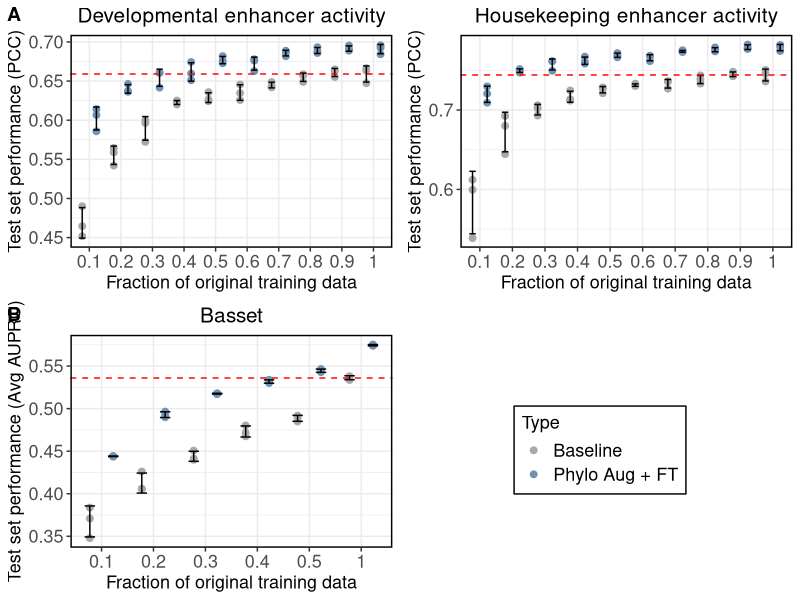
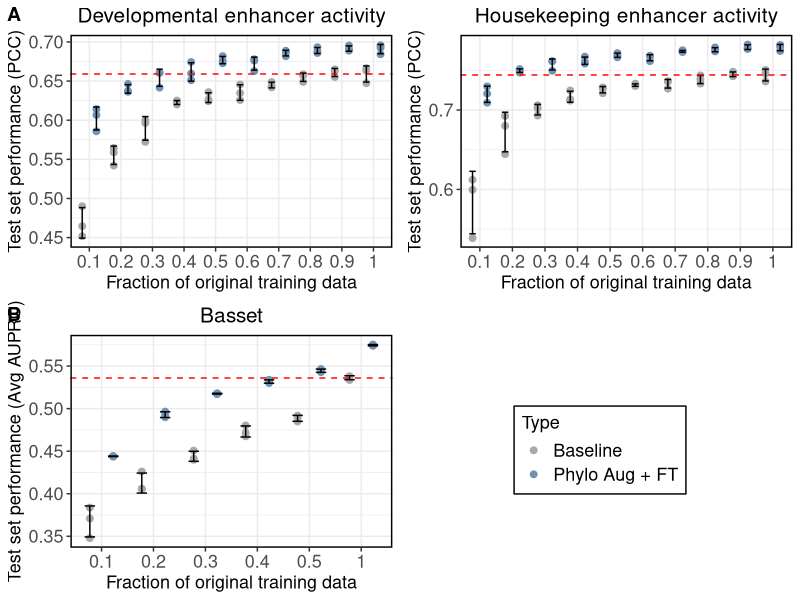

Source code (R) for these figures, in order:
# ####################################################################################################################
# plot_phylo_aug_sampling_analysis.R
#
# Visualize the test performance of on the Drosophila S2 enhancer data and Basset data with sampling
# ####################################################################################################################

# ====================================================================================================================
# Imports
# ====================================================================================================================
library(tidyverse)
library(cowplot)

# ====================================================================================================================
# Common functions
# ====================================================================================================================

# Summarize data (mean and standard deviation)
data_summary <- function(data, varname, groupnames){
  require(plyr)
  summary_func <- function(x, col){
    c(mean = mean(x[[col]], na.rm=TRUE),
      sd = sd(x[[col]], na.rm=TRUE))
  }
  data_sum<-ddply(data, groupnames, .fun=summary_func,
                  varname)
  data_sum <- rename(data_sum, c("mean" = varname))
  return(data_sum)
}

# ====================================================================================================================
# Main code
# ====================================================================================================================

# Load Drosophila data
drosophila_pcc <- read_tsv("../output/drosophila_sampling_metrics.tsv")

# Clean up values for display
drosophila_pcc$type <- factor(drosophila_pcc$type)
drosophila_pcc$fraction <- factor(drosophila_pcc$fraction)
drosophila_pcc$type <- fct_relevel(drosophila_pcc$type, c('none', 'homologs', 'homologs_finetune', 'finetune'))
drosophila_pcc <- drosophila_pcc %>% filter(type %in% c('none', 'homologs_finetune'))
drosophila_pcc$type <- fct_recode(drosophila_pcc$type, `Baseline` = "none", `Phylo Aug + FT` = "homologs_finetune")

# Create plot for Development task
drosophila_corr_summary_dev_df <- data_summary(drosophila_pcc, varname="pcc_test_Dev", 
                                               groupnames=c("type", "fraction"))

plot_dev <- ggplot(drosophila_corr_summary_dev_df, aes(x=fraction, y=pcc_test_Dev, colour=type, fill=type)) +
  geom_point(data=drosophila_pcc, size=2, position = position_dodge(width=0.9)) +
  geom_errorbar(aes(ymin = pcc_test_Dev-sd, ymax = pcc_test_Dev+sd), width=.4, position=position_dodge(.9), colour="black") +
  geom_hline(yintercept=0.6590672, linetype="dashed", color = "red") +
  theme_bw() +
  scale_color_manual(values=c('darkgrey', '#7393B3')) +
  xlab("Fraction of original training data") +
  ylab("Test set performance (PCC)") +
  ggtitle('Developmental enhancer activity') +
  theme(legend.position="none",
        plot.title = element_text(hjust = 0.5, size=15),
        axis.title=element_text(size=13), axis.text = element_text(size = 13), legend.text = element_text(size=13),
        panel.border = element_rect(colour = "black", fill=NA, size=1))

# Create plot for Housekeeping task
drosophila_corr_summary_hk_df <- data_summary(drosophila_pcc, varname="pcc_test_Hk", 
                                              groupnames=c("type", "fraction"))
plot_hk <- ggplot(drosophila_corr_summary_hk_df, aes(x=fraction, y=pcc_test_Hk, colour=type, fill=type)) +
  geom_point(data=drosophila_pcc, size=2, position = position_dodge(width=0.9)) +
  geom_errorbar(aes(ymin = pcc_test_Hk-sd, ymax = pcc_test_Hk+sd), width=.4, position=position_dodge(.9), colour="black") +
  geom_hline(yintercept=0.7440964, linetype="dashed", color = "red") +
  theme_bw() +
  scale_color_manual(values=c('darkgrey', '#7393B3')) +
  xlab("Fraction of original training data") +
  ylab("Test set performance (PCC)") +
  ggtitle('Housekeeping enhancer activity') +
  theme(legend.position="right", plot.title = element_text(hjust = 0.5, size=15), axis.title=element_text(size=13),
        axis.text = element_text(size = 13), legend.title = element_text(size=13), legend.text = element_text(size=13),
        panel.border = element_rect(colour = "black", fill=NA, size=1), legend.background = element_rect(size=0.5, linetype="solid", colour="black", fill="white")) +
  guides(colour=guide_legend(title="Type"), fill='none')

grobs <- ggplotGrob(plot_hk)$grobs
plot_hk <- plot_hk + theme(legend.position="none")

# Combine plots
plot_a <- plot_grid(plot_dev, plot_hk, ncol=2)

# Add shared legend
legend <- grobs[[which(sapply(grobs, function(x) x$name) == "guide-box")]]

# Load Basset data
basset_df <- read_tsv("../output/basset_sampling_metrics.tsv")
basset_df$type <- factor(basset_df$type)
basset_df$fraction <- factor(basset_df$fraction)
basset_df$type <- fct_relevel(basset_df$type, c('none', 'finetune', 'homologs', 'homologs_finetune'))
basset_df <- basset_df %>% filter(type %in% c('none', 'homologs_finetune'))

basset_df$type <- fct_recode(basset_df$type, `Baseline` = "none", `Phylo Aug + FT` = "homologs_finetune", `FT` = "finetune", `Phylo Aug` = "homologs")
basset_df$model <- fct_recode(basset_df$model, `Basset` = "basset")

# Create a plot for the Basset data
basset_summary_df <- data_summary(basset_df, varname="mean_test_pr", 
                                  groupnames=c("type", "fraction"))

plot_basset <- ggplot(basset_summary_df, aes(x=fraction, y=mean_test_pr, colour=type, fill=type)) +
  geom_point(data=basset_df, size=2, position = position_dodge(width=0.9)) +
  geom_errorbar(aes(ymin = mean_test_pr-sd, ymax = mean_test_pr+sd), width=.4, position=position_dodge(.9), colour="black") +
  theme_bw() +
  geom_hline(yintercept=0.5359999, linetype="dashed", color = "red") +
  scale_color_manual(values=c('darkgrey','#7393B3')) +
  xlab("Fraction of original training data") +
  ylab("Test set performance (Avg AUPRC)") +
  ggtitle('Basset') +
  theme(legend.position="none", plot.title = element_text(hjust = 0.5, size=15),
        axis.title=element_text(size=13), axis.text = element_text(size = 13), legend.text = element_text(size=13),
        panel.border = element_rect(colour = "black", fill=NA, size=1))

plot_b <- plot_grid(plot_basset, legend, ncol=2)
figure <- plot_grid(plot_a, plot_b, ncol=1, labels=c('A', 'B'), rel_heights = c(1, 1,  .1))

# Save a high quality and low quality image
ggsave("../figures/phylo_aug_figure_3.tiff", figure, units="in", width=4, height=4, device='tiff', dpi=350)
ggsave("../figures/phylo_aug_figure_3.jpg", figure, units="in", width=4, height=4)
